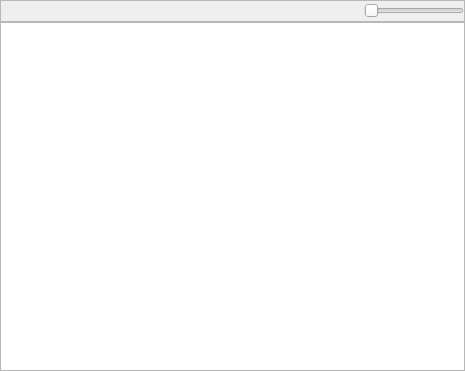
<ui version="4.0" >
 <class>MvdSmartView</class>
 <widget class="QWidget" name="MvdSmartView" >
  <property name="geometry" >
   <rect>
    <x>0</x>
    <y>0</y>
    <width>465</width>
    <height>371</height>
   </rect>
  </property>
  <property name="windowTitle" >
   <string>Movida Smart View</string>
  </property>
  <layout class="QGridLayout" >
   <property name="margin" >
    <number>0</number>
   </property>
   <property name="spacing" >
    <number>0</number>
   </property>
   <item row="0" column="0" >
    <widget class="QFrame" name="mainControlPanel" >
     <property name="enabled" >
      <bool>true</bool>
     </property>
     <property name="frameShape" >
      <enum>QFrame::StyledPanel</enum>
     </property>
     <property name="frameShadow" >
      <enum>QFrame::Raised</enum>
     </property>
     <property name="lineWidth" >
      <number>0</number>
     </property>
     <layout class="QGridLayout" >
      <property name="margin" >
       <number>0</number>
      </property>
      <property name="spacing" >
       <number>0</number>
      </property>
      <item row="0" column="4" >
       <widget class="QSlider" name="slider" >
        <property name="sizePolicy" >
         <sizepolicy>
          <hsizetype>0</hsizetype>
          <vsizetype>0</vsizetype>
          <horstretch>0</horstretch>
          <verstretch>0</verstretch>
         </sizepolicy>
        </property>
        <property name="minimumSize" >
         <size>
          <width>100</width>
          <height>0</height>
         </size>
        </property>
        <property name="maximumSize" >
         <size>
          <width>100</width>
          <height>16777215</height>
         </size>
        </property>
        <property name="orientation" >
         <enum>Qt::Horizontal</enum>
        </property>
       </widget>
      </item>
      <item row="0" column="3" >
       <spacer>
        <property name="orientation" >
         <enum>Qt::Horizontal</enum>
        </property>
        <property name="sizeType" >
         <enum>QSizePolicy::Fixed</enum>
        </property>
        <property name="sizeHint" >
         <size>
          <width>16</width>
          <height>20</height>
         </size>
        </property>
       </spacer>
      </item>
      <item row="0" column="2" >
       <widget class="QLabel" name="sliderStatus" >
        <property name="text" >
         <string/>
        </property>
       </widget>
      </item>
      <item row="0" column="1" >
       <spacer>
        <property name="orientation" >
         <enum>Qt::Horizontal</enum>
        </property>
        <property name="sizeHint" >
         <size>
          <width>181</width>
          <height>20</height>
         </size>
        </property>
       </spacer>
      </item>
     </layout>
    </widget>
   </item>
   <item row="1" column="0" >
    <widget class="QListView" name="view" />
   </item>
  </layout>
 </widget>
 <resources/>
 <connections/>
</ui>
